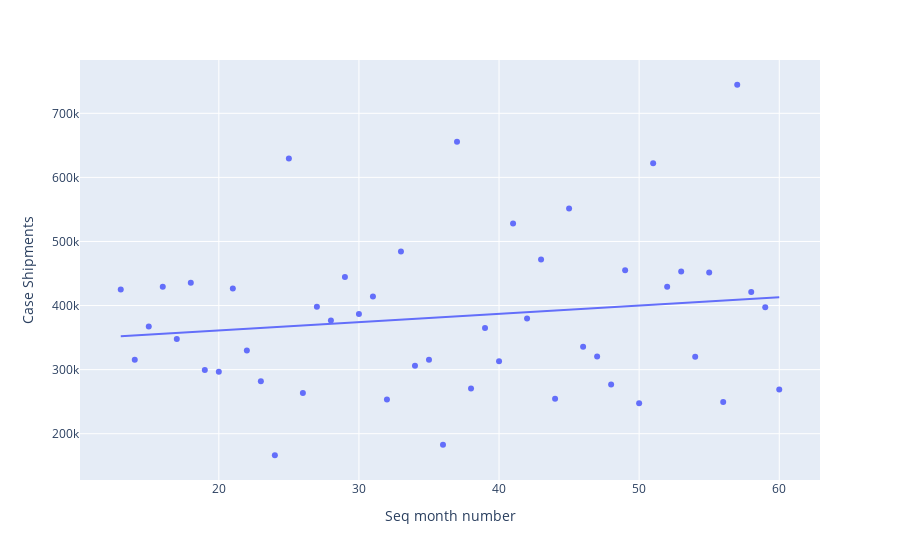

The cell this chart's notebook holds for it:
### Markdown cell above
### Basic scatter plot

### Code cell
fig = px.scatter(harmon, x="Seq month number", y="Case Shipments", trendline="ols")
fig.show()
## More basic scatter plot
#plt.style.use('seaborn')
#harmon.plot(x='Seq month number', y='Case Shipments', kind='scatter')
#plt.show()

### Figure 1 — Plotly figure (JSON) as saved in the notebook; plotly's stock layout.template omitted (floating-point values rounded to 4 significant figures)
{"data": [{"hovertemplate": "Seq month number=%{x}<br>Case Shipments=%{y}<extra></extra>", "legendgroup": "", "marker": {"color": "#636efa", "symbol": "circle"}, "mode": "markers", "name": "", "orientation": "v", "showlegend": false, "type": "scatter", "x": [13, 14, 15, 16, 17, 18, 19, 20, 21, 22, 23, 24, 25, 26, 27, 28, 29, 30, 31, 32, 33, 34, 35, 36, 37, 38, 39, 40, 41, 42, 43, 44, 45, 46, 47, 48, 49, 50, 51, 52, 53, 54, 55, 56, 57, 58, 59, 60], "xaxis": "x", "y": [425075, 315305, 367286, 429432, 347874, 435529, 299403, 296505, 426701, 329722, 281783, 166391, 629402, 263467, 398320, 376569, 444404, 386986, 414314, 253493, 484365, 305989, 315407, 182784, 655748, 270483, 365058, 313135, 528210, 379856, 472058, 254516, 551354, 335826, 320408, 276901, 455136, 247570, 622204, 429331, 453156, 320103, 451779, 249482, 744583, 421186, 397367, 269096], "yaxis": "y"}, {"hovertemplate": "<b>OLS trendline</b><br>Case Shipments = 1290.44 * Seq month number + 335421<br>R<sup>2</sup>=0.022230<br><br>Seq month number=%{x}<br>Case Shipments=%{y} <b>(trend)</b><extra></extra>", "legendgroup": "", "marker": {"color": "#636efa", "symbol": "circle"}, "mode": "lines", "name": "", "showlegend": false, "type": "scatter", "x": [13, 14, 15, 16, 17, 18, 19, 20, 21, 22, 23, 24, 25, 26, 27, 28, 29, 30, 31, 32, 33, 34, 35, 36, 37, 38, 39, 40, 41, 42, 43, 44, 45, 46, 47, 48, 49, 50, 51, 52, 53, 54, 55, 56, 57, 58, 59, 60], "xaxis": "x", "y": [352200.0, 353500.0, 354800.0, 356100.0, 357400.0, 358600.0, 359900.0, 361200.0, 362500.0, 363800.0, 365100.0, 366400.0, 367700.0, 369000.0, 370300.0, 371600.0, 372800.0, 374100.0, 375400.0, 376700.0, 378000.0, 379300.0, 380600.0, 381900.0, 383200.0, 384500.0, 385700.0, 387000.0, 388300.0, 389600.0, 390900.0, 392200.0, 393500.0, 394800.0, 396100.0, 397400.0, 398700.0, 399900.0, 401200.0, 402500.0, 403800.0, 405100.0, 406400.0, 407700.0, 409000.0, 410300.0, 411600.0, 412800.0], "yaxis": "y"}], "layout": {"legend": {"tracegroupgap": 0}, "margin": {"t": 60}, "xaxis": {"anchor": "y", "domain": [0, 1], "title": {"text": "Seq month number"}}, "yaxis": {"anchor": "x", "domain": [0, 1], "title": {"text": "Case Shipments"}}}}
